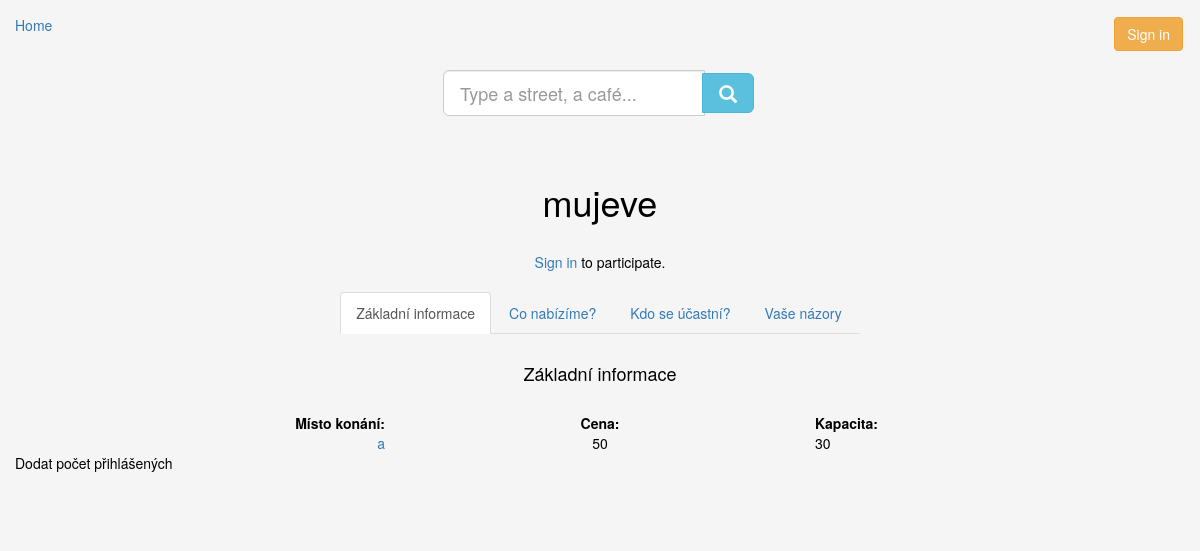
Screenshot of /event/?id=20 with the database file from the repository.
### kavarna/models.py (models this page shows, shortened)
class Event(models.Model):
    name = models.CharField(max_length=64)
    price = models.IntegerField()
    capacity = models.IntegerField()
    participants = models.ManyToManyField(User)
    coffee_list = models.ManyToManyField(Coffee)
    place = models.ForeignKey(Cafe, on_delete=models.CASCADE)
    def __str__(self):
        return self.name

class Cafe(models.Model):
    name = models.CharField(max_length=64)
    street = models.CharField(max_length=64, blank=True, null=True, default='')
    housenumber = models.PositiveIntegerField(blank=True, null=True, default=0) # needs to be changed
    city = models.CharField(max_length=64, blank=True, null=True, default='')
    psc = models.CharField(max_length=64, blank=True, null=True, default='')
    opensAt = models.CharField(max_length=64, blank=True, null=True, default='')
    closesAt = models.CharField(max_length=64, blank=True, null=True, default='')
    capacity = models.PositiveSmallIntegerField(blank=True, null=True, default=0)
    description = models.TextField(blank=True, null=True, default='')
    owner = models.ForeignKey(User, on_delete=models.CASCADE)
    offers_coffee = models.ManyToManyField(Coffee)

### kavarna/views.py (the view, shortened to what this page needs)
# urls.py: path('event/', views.event, name='event'),
def event(request):
    d = generateDict(request)
    if 'message' in d:
        return errLogout(request, d)
    if request.method == 'GET':
        eventid = request.GET['id']
        d['event'] = models.Event.objects.get(pk=eventid)
        try:
            d['participating'] = True if d['loggeduser'] in d['event'].participants.all() else False
        except:
            pass
        print(d)
        d['coffee'] = d['event'].coffee_list.all()
        d['all_coffee'] = list(set(models.Coffee.objects.all()) - set(d['coffee']))
        return render(request, "event.html", d)

### kavarna/core.py (called while the page is built)
def generateDict(request):
    try:
        email = request.COOKIES['user']
        if User.objects.get(email=email) != None:
            d = {'loggeduser'    : User.objects.get(email=email),
                 'loggeddrinker' : models.Drinker.getData(email) }
        else:
            d = {'message'   : 'Unknown user'}
    except:
        d = {}
    d['key'] = request.GET.get('key', '')
    return d

### kavarna/templates/event.html (shortened to what this page needs)
{% extends "subpage.html" %}
{% block header %}{{event.name}}{% endblock %}
{% block score %}
<div class="row" style="margin: 20px">
    <div class="col-lg text-center">
        {% if loggeduser %}
        <input type="button" id="participate" class="btn btn-lg btn-warning" name="{{ likebutton }}" value=
        {% if participating %}
            "Stop Participating"
        {% else %}
            "Participate"
        {% endif %}
        />
        <script>
        // click -> sends async request
        $('#participate').click(function(){
            $.ajax({
                type: "POST",
                url: "{% url 'event' %}",
                data: {'pk': '{{ event.pk }}',
                       'csrfmiddlewaretoken': '{{ csrf_token }}'},
                dataType: "json",
                // on success changes
                success: function(response) {
                    $('#participate').prop('value', response.participatevalue)
                },
                // on error nothing :(
                error: function(rs, e) {
                }
            });
        })
        </script>
        {% else %}
        <a href="{% url 'signin' %}">Sign in</a> to participate.
        {% endif %}
    </div>
</div>
{% endblock %}
{% block tab1title %}Základní informace{% endblock %}
{% block tab2title %}Co nabízíme?{% endblock %}
{% block tab3title %}Kdo se účastní?{% endblock %}
{% block tab4title %}Vaše názory{% endblock %}
{% block tab1header%}Základní informace{% endblock %}
{% block tab1 %}
<div class="row" style="margin-top: 20px">
    <div class="col-lg-4 text-right">
        <b>Místo konání: </b><br>
        <a href="{% url 'cafe' %}?id={{event.place.pk}}">{{event.place.name}}</a>
    </div>
    <div class="col-lg-4 text-center">
        <b>Cena: </b> <br>
        {{event.price}}
    </div>
    <div class="col-lg-4 text-left">
        <b>Kapacita:</b> <br>
        {{event.capacity}}
    </div>
</div>
Dodat počet přihlášených
{% endblock %}

### kavarna/static/kavarna/styles.css (style rules this page uses)
html, body { height: 100%; }
.backgrounder { background-color: #f5f5f5; color: black; }

### rows the page displays
Event: name "mujeve", place.name "a", price "50", capacity "30"
